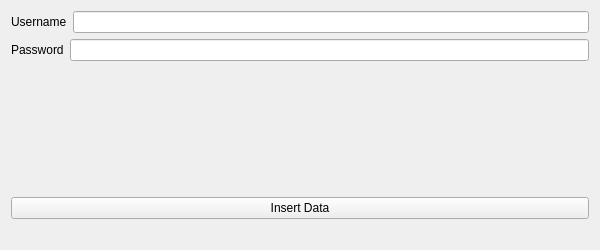
<?xml version="1.0" encoding="UTF-8"?>
<ui version="4.0">
 <class>Form</class>
 <widget class="QWidget" name="Form">
  <property name="geometry">
   <rect>
    <x>0</x>
    <y>0</y>
    <width>600</width>
    <height>250</height>
   </rect>
  </property>
  <property name="windowTitle">
   <string>Form</string>
  </property>
  <layout class="QVBoxLayout" name="verticalLayout">
   <item>
    <layout class="QHBoxLayout" name="horizontalLayout">
     <item>
      <widget class="QLabel" name="label">
       <property name="text">
        <string>Username</string>
       </property>
      </widget>
     </item>
     <item>
      <widget class="QLineEdit" name="lineEdit_username"/>
     </item>
    </layout>
   </item>
   <item>
    <layout class="QHBoxLayout" name="horizontalLayout_2">
     <item>
      <widget class="QLabel" name="label_2">
       <property name="text">
        <string>Password</string>
       </property>
      </widget>
     </item>
     <item>
      <widget class="QLineEdit" name="lineEdit_password"/>
     </item>
    </layout>
   </item>
   <item>
    <spacer name="verticalSpacer">
     <property name="orientation">
      <enum>Qt::Vertical</enum>
     </property>
     <property name="sizeHint" stdset="0">
      <size>
       <width>20</width>
       <height>40</height>
      </size>
     </property>
    </spacer>
   </item>
   <item>
    <widget class="QPushButton" name="pushButton">
     <property name="text">
      <string>Insert Data</string>
     </property>
    </widget>
   </item>
   <item>
    <widget class="QLabel" name="label_result">
     <property name="text">
      <string/>
     </property>
    </widget>
   </item>
  </layout>
 </widget>
 <resources/>
 <connections/>
</ui>
